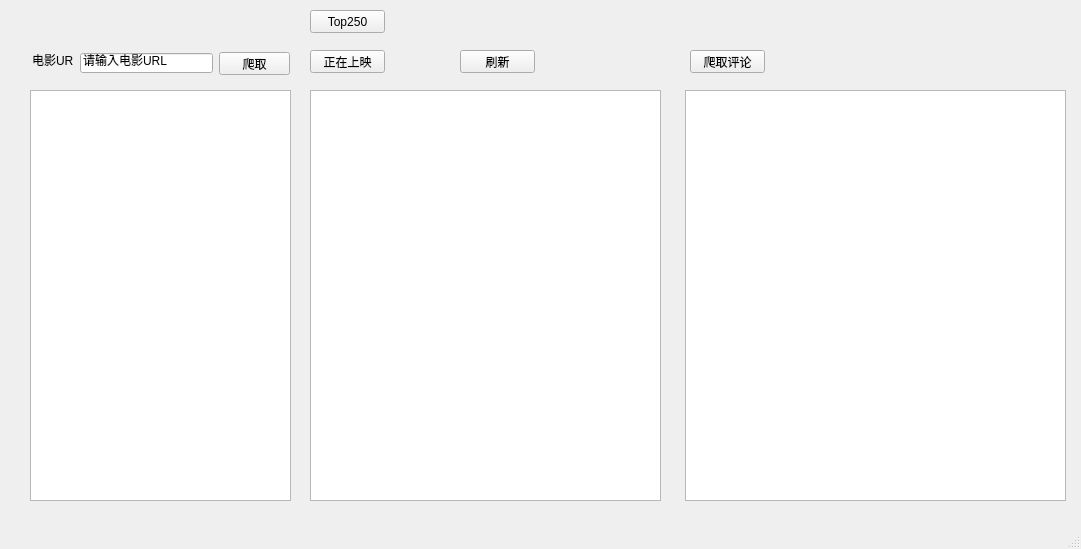
<?xml version="1.0" encoding="UTF-8"?>
<ui version="4.0">
 <class>MainWindow</class>
 <widget class="QMainWindow" name="MainWindow">
  <property name="geometry">
   <rect>
    <x>0</x>
    <y>0</y>
    <width>1081</width>
    <height>549</height>
   </rect>
  </property>
  <property name="windowTitle">
   <string>Spider</string>
  </property>
  <widget class="QWidget" name="centralwidget">
   <widget class="QPushButton" name="SingleBt">
    <property name="geometry">
     <rect>
      <x>219</x>
      <y>52</y>
      <width>71</width>
      <height>23</height>
     </rect>
    </property>
    <property name="text">
     <string>爬取</string>
    </property>
   </widget>
   <widget class="QLineEdit" name="urlLine">
    <property name="geometry">
     <rect>
      <x>80</x>
      <y>53</y>
      <width>133</width>
      <height>20</height>
     </rect>
    </property>
    <property name="text">
     <string>请输入电影URL</string>
    </property>
   </widget>
   <widget class="QLabel" name="label">
    <property name="geometry">
     <rect>
      <x>32</x>
      <y>52</y>
      <width>42</width>
      <height>16</height>
     </rect>
    </property>
    <property name="text">
     <string>电影URL</string>
    </property>
   </widget>
   <widget class="QListWidget" name="urlpool">
    <property name="geometry">
     <rect>
      <x>30</x>
      <y>90</y>
      <width>261</width>
      <height>411</height>
     </rect>
    </property>
   </widget>
   <widget class="QPushButton" name="Top250Bt">
    <property name="geometry">
     <rect>
      <x>310</x>
      <y>10</y>
      <width>75</width>
      <height>23</height>
     </rect>
    </property>
    <property name="text">
     <string>Top250</string>
    </property>
   </widget>
   <widget class="QPushButton" name="nowplayingBt">
    <property name="geometry">
     <rect>
      <x>310</x>
      <y>50</y>
      <width>75</width>
      <height>23</height>
     </rect>
    </property>
    <property name="text">
     <string>正在上映</string>
    </property>
   </widget>
   <widget class="QListWidget" name="movinfopool">
    <property name="geometry">
     <rect>
      <x>310</x>
      <y>90</y>
      <width>351</width>
      <height>411</height>
     </rect>
    </property>
   </widget>
   <widget class="QPushButton" name="updateBt">
    <property name="geometry">
     <rect>
      <x>460</x>
      <y>50</y>
      <width>75</width>
      <height>23</height>
     </rect>
    </property>
    <property name="text">
     <string>刷新</string>
    </property>
   </widget>
   <widget class="QListWidget" name="commentpool">
    <property name="geometry">
     <rect>
      <x>685</x>
      <y>90</y>
      <width>381</width>
      <height>411</height>
     </rect>
    </property>
   </widget>
   <widget class="QPushButton" name="commentBt">
    <property name="geometry">
     <rect>
      <x>690</x>
      <y>50</y>
      <width>75</width>
      <height>23</height>
     </rect>
    </property>
    <property name="text">
     <string>爬取评论</string>
    </property>
   </widget>
  </widget>
  <widget class="QMenuBar" name="menubar">
   <property name="geometry">
    <rect>
     <x>0</x>
     <y>0</y>
     <width>1081</width>
     <height>23</height>
    </rect>
   </property>
  </widget>
  <widget class="QStatusBar" name="statusbar"/>
 </widget>
 <resources/>
 <connections/>
</ui>
